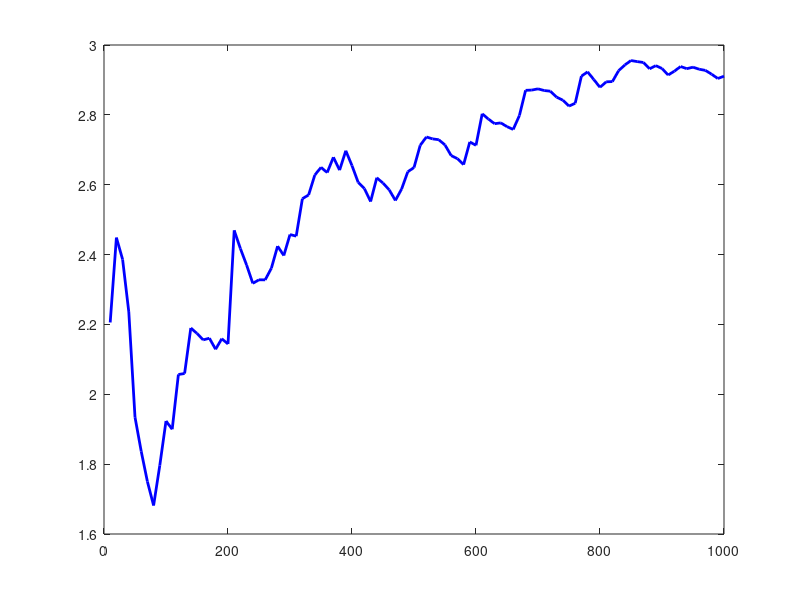

This figure's MATLAB source: (Note: this script raises an error after producing the figure.)
clear all;
close all;

%% 1. Задание исходных данных
% Параметры распределения Эрланга
b = 1;  % параметр масштаба
c = 3;  % параметр формы (целое число)
% Параметры генерации
N = 1000;  % число реализаций

%% 2. Теоретические значения характеристик
m = b * c;  % теоретическое математическое ожидание
d = b^2 * c;  % теоретическая дисперсия
% Теоретическая плотность распределения Эрланга
p = @(x) (x.^(c-1) .* exp(-x / b)) / (b^c * factorial(c-1));

%% 3. Генерация реализаций случайной величины Эрланга
% Генерация c экспоненциально распределенных случайных величин и их суммирование
x = sum(exprnd(b, c, N));

%% 4. Вычисление выборочных характеристик
M = mean(x);  % выборочное среднее
D = var(x);   % выборочная дисперсия

% Вывод значений теоретических и выборочных характеристик
disp('Среднее значение (теоретическое):'); 
disp(m);
disp('Среднее значение (выборочное):');
disp(M);
disp('Дисперсия (теоретическая):');
disp(d);
disp('Дисперсия (выборочная):');
disp(D);

%% 5. Построение графика зависимости выборочной дисперсии от числа реализаций
num_realizations = 10:10:N;
sample_variance = zeros(1, length(num_realizations));
for i = 1:length(num_realizations)
    sample_variance(i) = var(x(1:num_realizations(i)));
end

figure;
plot(num_realizations, sample_variance, 'b', 'LineWidth', 2);
hold on;
yline(d, 'r--', 'LineWidth', 2);  % теоретическая дисперсия
xlabel('Число реализаций');
ylabel('Выборочная дисперсия');
legend('Выборочная дисперсия', 'Теоретическая дисперсия');
title('Зависимость выборочной дисперсии от числа реализаций');

%% 6. Построение гистограммы и эмпирической плотности распределения
% Визуализация нормированной гистограммы
figure;
histogram(x, 'Normalization', 'pdf');
hold on;

% Теоретическая плотность распределения
Xc = linspace(min(x), max(x), 100);
f_theoretical = p(Xc);
plot(Xc, f_theoretical, 'r', 'LineWidth', 2);
xlabel('Значение');
ylabel('Плотность вероятности');
legend('Эмпирическая плотность', 'Теоретическая плотность');
title('Сравнение эмпирической и теоретической плотностей');

%% 7. График средней абсолютной разности между эмпирической и теоретической плотностью
bin_counts = histcounts(x, 'Normalization', 'pdf');
bin_centers = linspace(min(x), max(x), length(bin_counts));
empirical_density = bin_counts;

% Вычисление средней абсолютной разности
abs_diff = abs(empirical_density - p(bin_centers));
mean_abs_diff = mean(abs_diff);

disp('Средняя абсолютная разность эмпирической и теоретической плотностей:');
disp(mean_abs_diff);

% Визуализация средней абсолютной разности
figure;
plot(bin_centers, abs_diff, 'b', 'LineWidth', 2);
xlabel('Значение');
ylabel('Средняя абсолютная разность');
title('Средняя абсолютная разность между эмпирической и теоретической плотностью');
